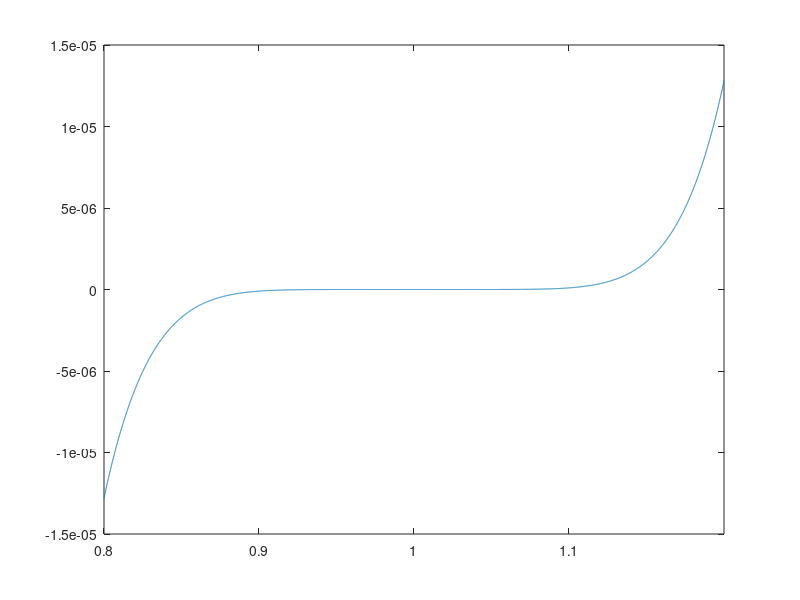

The MATLAB script that drew this image:
function plotten2
x = linspace(0.8,1.2,8000) ;
y = single(((((((x-7).*x+21).*x-35).*x+35).*x-21).*x+7).*x-1) ;
plot(x,y)
axis([0.8 1.2 -1.5e-5 1.5e-5]);
endfunction
